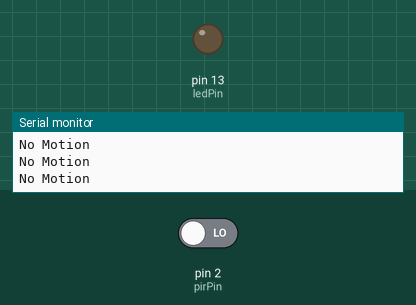
This sketch was run on a simulated Arduino Uno, built with avr-gcc and run on an emulated ATmega328P. Parts: output pins drawn as LEDs (lit = HIGH), the last lines printed to the serial monitor. The test bench sets the inputs (shaded band); at power-on: pin 2 (pirPin) LOW.

Above: at 1.2 s.
1.3 s: pin 2 (pirPin) driven HIGH
At 2.1 s:
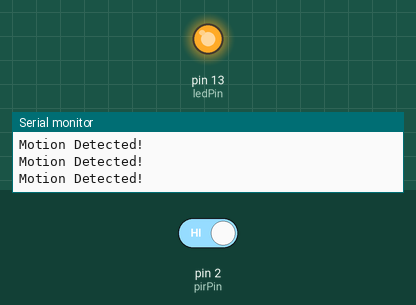
2.9 s: pin 2 (pirPin) driven LOW
At 3.4 s:
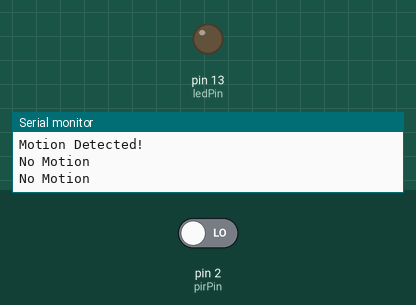
Timing chart, 0 to 5.9 s (numbered marks = the images above; inputs shaded):
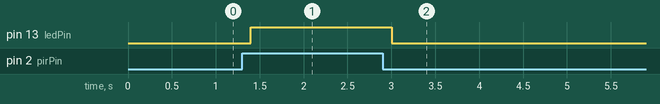

The sketch:

G6S11_pir_led.ino
```cpp
int pirPin = 2;
int ledPin = 13;
int motionState = 0;

void setup() {
  pinMode(pirPin, INPUT);
  pinMode(ledPin, OUTPUT);
  Serial.begin(9600);
}

void loop() {
  motionState = digitalRead(pirPin);

  if (motionState == HIGH) {
    digitalWrite(ledPin, HIGH);
    Serial.println("Motion Detected!");
  } else {
    digitalWrite(ledPin, LOW);
    Serial.println("No Motion");
  }

  delay(200);
}
```

Measured:
- after the input at 1.3 s, pin 13 (ledPin): LOW → HIGH after 0.10 s
- after the input at 2.9 s, pin 13 (ledPin): HIGH → LOW after 0.10 s
